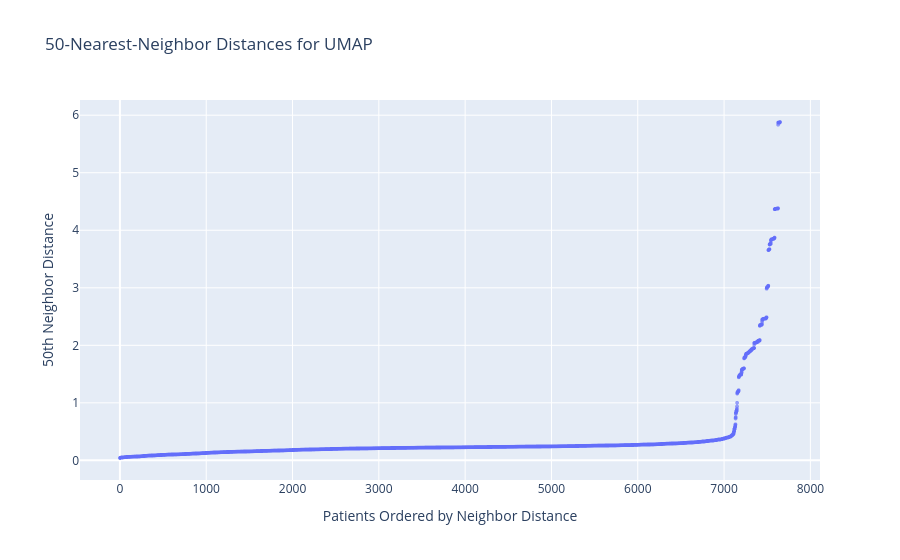

This figure's notebook cell:
### Markdown cell above
## Plot the UMAP k-distance values

### Code cell
fig = px.scatter(
    umap_kdistance,
    x="patient_order",
    y="k_distance",
    title="50-Nearest-Neighbor Distances for UMAP"
)

fig.update_traces(
    marker=dict(
        size=4,
        opacity=0.65
    )
)

fig.update_layout(
    xaxis_title="Patients Ordered by Neighbor Distance",
    yaxis_title="50th Neighbor Distance"
)

fig.show()

# Save interactive plot
fig.write_html(
    PLOTS_DIR / "umap_kdistance.html"
)

print("UMAP k-distance plot saved as: umap_kdistance.html")

### Figure 1 — Plotly figure (JSON) as saved in the notebook; plotly's stock layout.template omitted (floating-point values rounded to 4 significant figures; data arrays with more than 128 entries replaced by an {"elided": "..."} marker saying what was removed)
{"data": [{"hovertemplate": "patient_order=%{x}<br>k_distance=%{y}<extra></extra>", "legendgroup": "", "marker": {"color": "#636efa", "opacity": 0.65, "size": 4, "symbol": "circle"}, "mode": "markers", "name": "", "showlegend": false, "type": "scattergl", "x": {"elided": "7648 int values"}, "xaxis": "x", "y": {"elided": "7648 float values"}, "yaxis": "y"}], "layout": {"legend": {"tracegroupgap": 0}, "title": {"text": "50-Nearest-Neighbor Distances for UMAP"}, "xaxis": {"anchor": "y", "domain": [0, 1], "title": {"text": "Patients Ordered by Neighbor Distance"}}, "yaxis": {"anchor": "x", "domain": [0, 1], "title": {"text": "50th Neighbor Distance"}}}}
